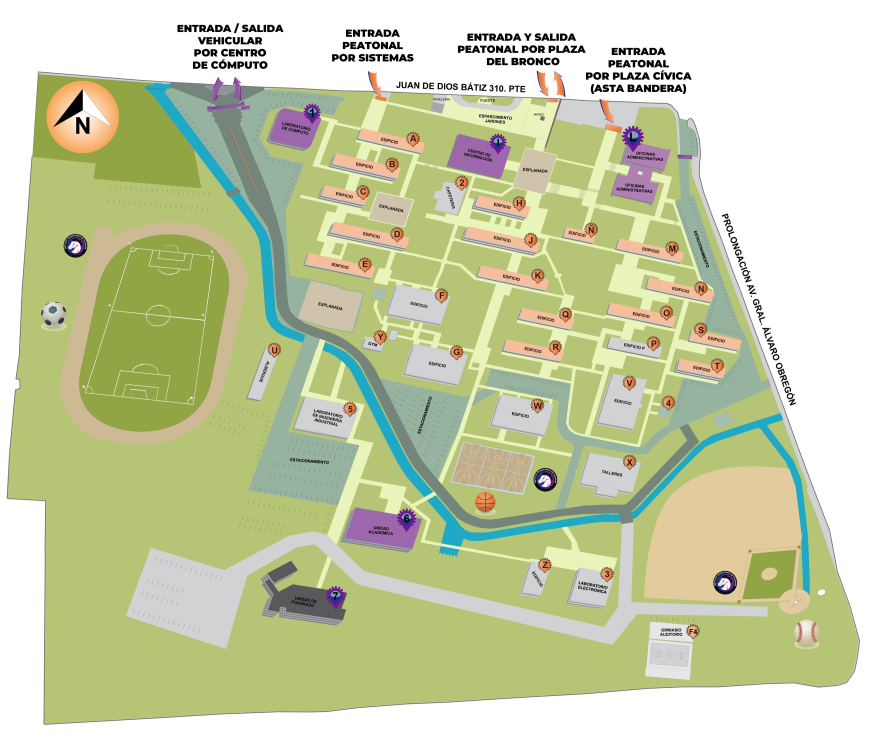
#> input picture assets/mapa-campus-base-v2.webp, 2620 x 2212 px, found by its file name (shown at 1/3 size)
$ python build-routes.py
#> lines starting #> are read from the running program, lines starting #| are printed output that depends on the picture; after the words box and inside, x2 and y2 are one past the last pixel; in counts of white or black regions, pixels touching at a corner belong together
from pathlib import Path
from PIL import Image,ImageDraw
import numpy as np
from scipy import ndimage
import json,math,heapq,hashlib,time,argparse,zlib
ROOT=Path('.')
parser=argparse.ArgumentParser(description='Extract routes from the exact raster walkway pixels; development dependencies: numpy, scipy, Pillow.')
parser.add_argument('--source',default='assets/mapa-campus-base-v2.webp')
parser.add_argument('--locations',default='data/locations.json')
parser.add_argument('--output-dir',default='data')
parser.add_argument('--debug-dir',default='work')
args=parser.parse_args()
SOURCE=Path(args.source);OUT=Path(args.output_dir);DEBUG=Path(args.debug_dir)
OUT.mkdir(parents=True,exist_ok=True);DEBUG.mkdir(parents=True,exist_ok=True)
SCALE=1720/4096
DOWNSAMPLE=2
start=time.time()
source=np.array(Image.open(SOURCE).convert('RGB'))
h,w,_=source.shape
crop_width=min(w,2620)
a=source[:,:crop_width].astype(np.int16)
# Exact source pigment and nearby anti-aliased/compressed pixels, excluding
# exterior white, building grey, grass and the blue drainage channel.
mask=(abs(a[:,:,0]-233)<=18)&(abs(a[:,:,1]-244)<=16)&(abs(a[:,:,2]-186)<=24)&(a[:,:,0]-a[:,:,2]>27)&(a[:,:,1]-a[:,:,0]>=-1)&(a[:,:,1]-a[:,:,0]<=25)
# Repair only very small fully enclosed compression holes, never a courtyard.
labels,count=ndimage.label(~mask)
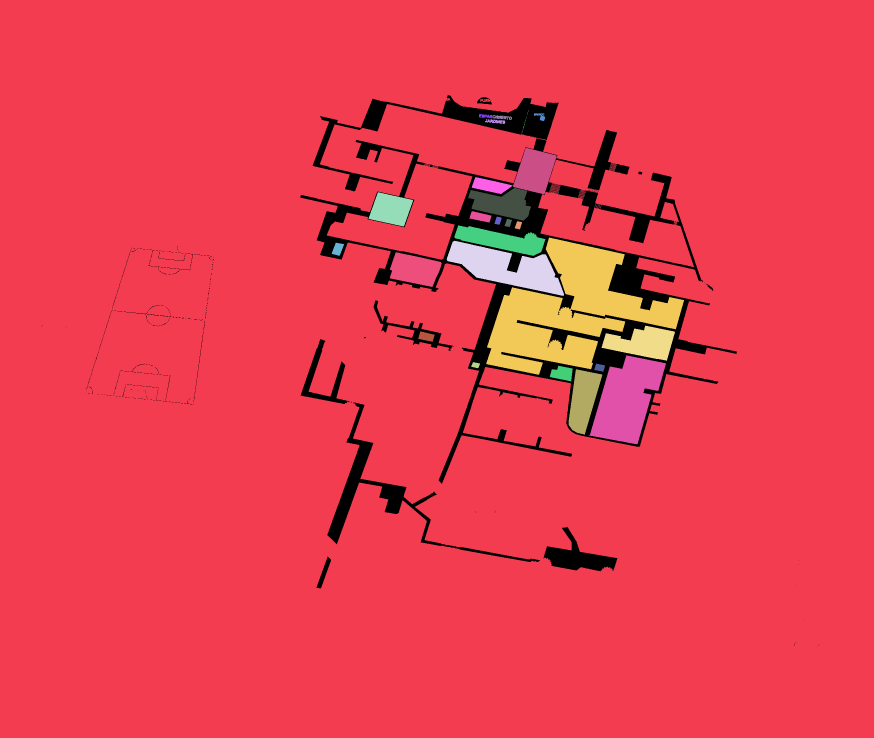
#> labels: shape (2212, 2620) int32 (shown at 1/3 size); 93 distinct labels, from 0 to 92; one colour per label, 0 black
#> count = 92
areas=np.bincount(labels.ravel())
#> areas = 93 values, max 5284861 at index 1, min 1 at index 10, mean 62316.6
repair=(areas<=12);repair[0]=False
mask=mask|repair[labels]
# Beige explanadas are explicitly pedestrian floors, not gardens. Limit
# classification to these photographed courtyard rectangles and their pigment.
plazas=[{'id':'plaza-civica-floor','type':'visible-plaza','bbox':[1530,430,1685,590]}, {'id':'plaza-c-floor','type':'visible-plaza','bbox':[1090,565,1250,680]}, {'id':'plaza-west-f-floor','type':'visible-plaza','bbox':[890,830,1100,995]}]
plaza_color=(abs(a[:,:,0]-207)<=20)&(abs(a[:,:,1]-195)<=20)&(abs(a[:,:,2]-171)<=20)&(a[:,:,0]-a[:,:,1]>=3)&(a[:,:,1]-a[:,:,2]>=12)
for annotation in plazas:
 x1,y1,x2,y2=annotation['bbox'];mask[y1:y2,x1:x2]|=plaza_color[y1:y2,x1:x2]
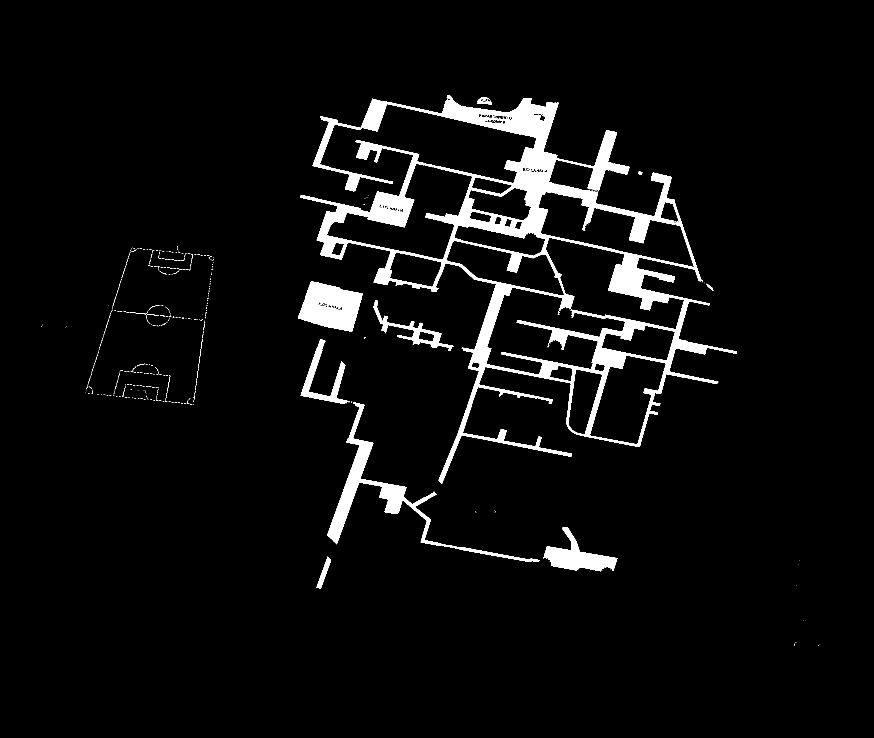
#> mask: shape (2212, 2620) bool (shown at 1/3 size); 4.9% white; 573 white regions (532 under 20 px), largest, box (x1, y1, x2, y2) and area: (901, 390, 2210, 1452) 171063, (938, 286, 1676, 574) 33477, (982, 1207, 1620, 1686) 23957
# Only these photographed staircase markings may repair grey pigment stripes.
annotations=[
 {'id':'steps-b-library','type':'visible-stairs','bbox':[1238,478,1323,516]},
 {'id':'steps-plaza-west','type':'visible-stairs','bbox':[1630,535,1700,602]},
 {'id':'steps-plaza-east','type':'visible-stairs','bbox':[1715,545,1775,615]},
 {'id':'steps-north-n','type':'visible-stairs','bbox':[1765,590,1830,640]},
 {'id':'steps-offices','type':'visible-stairs','bbox':[1795,480,1870,540]},
]
annotations.extend(plazas)
closed=ndimage.binary_closing(mask,structure=np.ones((3,3)),iterations=2)
for annotation in [x for x in annotations if x['type']=='visible-stairs']:
 x1,y1,x2,y2=annotation['bbox'];mask[y1:y2,x1:x2]|=closed[y1:y2,x1:x2]
# Thin grey outline between two photographed cream plaza floors, not a wall.
# The connected floor is separated by a 1–2px printing border at source1610,414.
plaza_border=ndimage.binary_closing(mask,structure=np.ones((3,3)),iterations=2)
mask[390:445,1570:1640]|=plaza_border[390:445,1570:1640]
annotations.append({'id':'bronco-plaza-outline','type':'visible-plaza-threshold','bbox':[1570,390,1640,445],'note':'Borde gris fino impreso entre pisos crema contiguos.'})
# Explicit photographed stair centreline; grey rungs at x1306 extend beyond
# the first visual estimate of the small staircase bounding box.
stair_line=Image.new('L',(crop_width,h));ImageDraw.Draw(stair_line).line([(1255,487),(1311,500)],fill=255,width=5)
mask|=np.array(stair_line)>0
annotations[0]['sourcePixelPolyline']=[[1255,487],[1311,500]];annotations[0]['widthPixels']=5
# Facing ends of the visible UA bridge and the opposite pedestrian path.
# Only grey avenue pixels inside a 9px band can be added, never blue or grass.
road=Image.new('L',(crop_width,h));rd=ImageDraw.Draw(road)
road_points=[(1301,1481),(1325,1451)]
rd.line(road_points,fill=255,width=9)
road_zone=np.array(road)>0
gray_avenue=(a[:,:,0]>=90)&(a[:,:,0]<=215)&(a[:,:,1]>=105)&(a[:,:,1]<=230)&(a[:,:,2]>=90)&(a[:,:,2]<=215)&(abs(a[:,:,1]-a[:,:,0])<=35)&(a[:,:,1]-a[:,:,2]<=45)
added_road=road_zone&gray_avenue
mask|=added_road
# The printed orange Z pin occludes 13.4 source pixels of the same walkway.
# This 3px band stays above the roof, with endpoints on verified cream floors.
symbol_image=Image.new('L',(crop_width,h));ImageDraw.Draw(symbol_image).line([(1618,1680),(1630,1674)],fill=255,width=3)
symbol_zone=np.array(symbol_image)>0
mask|=symbol_zone

annotations.append({'id':'ua-facing-avenue-crossing','type':'provisional-road-crossing','sourcePixelPolyline':road_points,'widthPixels':9,'note':'Cruce corto de avenida entre puente visible y pasillo enfrentado; por confirmar en campo.'})
annotations.append({'id':'z-marker-occlusion','type':'provisional-symbol-occlusion','sourcePixelPolyline':[[1618,1680],[1630,1674]],'widthPixels':3,'note':'Paso oculto por el marcador Z en el plano; conexión aproximada por confirmar.'})
visible_bridges=[{'id':'ua-canal-bridge','type':'visible-bridge','sourcePixelPolyline':[[1234,1513],[1301,1481]],'widthPixels':17}]
maskfile=OUT/'navigation-mask.bin'
maskfile.write_bytes(zlib.compress(np.packbits(mask.ravel()).tobytes(),9))
# The pale upper zone is explicitly labelled JARDINES in the source. Keep
# only its perimeter routes and exclude the labelled garden core.
mask[340:383,1357:1550]=False
annotations.append({'id':'upper-garden-exclusion','type':'excluded-garden','bbox':[1357,340,1550,383]})
# Rewrite after exclusions so the CI bitset matches the final mask exactly.
maskfile.write_bytes(zlib.compress(np.packbits(mask.ravel()).tobytes(),9))
Image.fromarray((mask*255).astype('uint8')).save(DEBUG/'raster-walkway-mask.png')
# Prefer image centre pixels. Every final segment is validated against full mask.
small=mask[1::DOWNSAMPLE,1::DOWNSAMPLE]
labels,count=ndimage.label(small,np.ones((3,3),int));areas=np.bincount(labels.ravel());areas[0]=0
#> after `labels, count = ndimage.label(small, np.ones((3, 3), int))`:
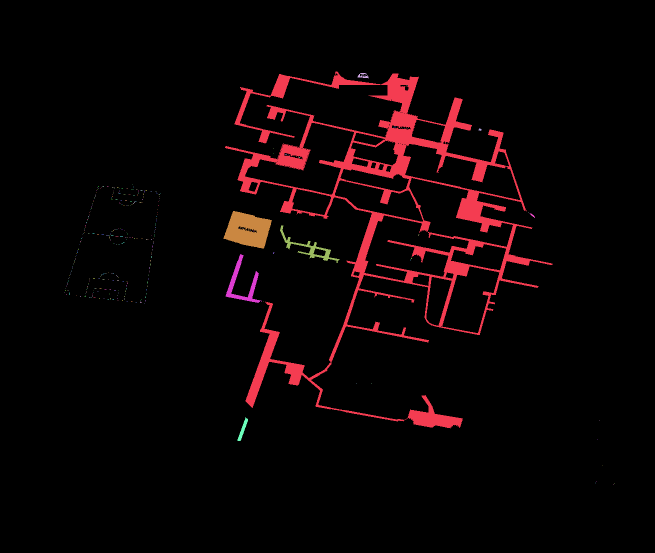
#> labels: shape (1106, 1310) int32 (shown at 1/2 size); 341 distinct labels, from 0 to 340; one colour per label, 0 black
#> after `labels, count = ndimage.label(small, np.ones((3, 3), int))`: count = 340
#> after `areas = np.bincount(labels.ravel())`: areas = 341 values, max 1379447 at index 0, min 1 at index 3, mean 4248.9
print('Cream components',sorted(areas[1:].tolist(),reverse=True)[:20],flush=True)
#| Cream components [60557, 4765, 1632, 1318, 320, 117, 31, 21, 6, 6, 6, 6, 6, 6, 5, 5, 5, 5, 5, 5]
# Retain components large enough to be actual paths; disconnected components
# are not automatically bridged across roads or the canal.
small=small&(areas[labels]>=18)

def thin(img):
 img=np.pad(img.astype(np.uint8),1)
 while True:
  changed=False
  for phase in (0,1):
   p=img[1:-1,1:-1];p2=img[:-2,1:-1];p3=img[:-2,2:];p4=img[1:-1,2:];p5=img[2:,2:];p6=img[2:,1:-1];p7=img[2:,:-2];p8=img[1:-1,:-2];p9=img[:-2,:-2]
   ns=(p2,p3,p4,p5,p6,p7,p8,p9);n=sum(ns);trans=sum(((ns[i]==0)&(ns[(i+1)%8]==1)).astype(np.uint8)for i in range(8))
   if phase==0:c1=p2*p4*p6==0;c2=p4*p6*p8==0
   else:c1=p2*p4*p8==0;c2=p2*p6*p8==0
   remove=(p==1)&(n>=2)&(n<=6)&(trans==1)&c1&c2
   if remove.any():p[remove]=0;changed=True
  if not changed:return img[1:-1,1:-1].astype(bool)
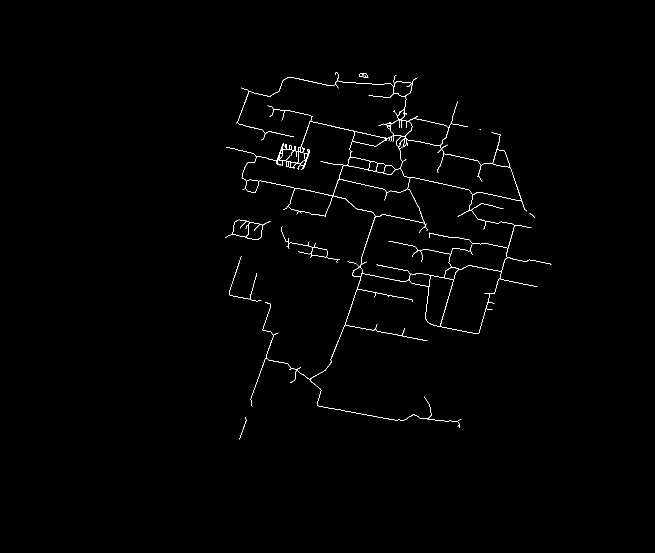
#> p: shape (1106, 1310) (shown at 1/2 size); values 0 (black) and 1 (white), 0.67% white in thin lines or dots, all inside (x1, y1, x2, y2) = (450, 145, 1103, 879)
skeleton=thin(small)
print('Skeleton pixels',int(skeleton.sum()),'elapsed',round(time.time()-start,1),flush=True)
Image.fromarray((skeleton*255).astype('uint8')).save(DEBUG/'raster-walkway-skeleton.png')

def sourcept(p):return(p[0]*DOWNSAMPLE+1,p[1]*DOWNSAMPLE+1)
def valid_line(p,q):
 # Exact nearest-pixel supercover: test every crossed pixel cell and boundary,
 # rather than assuming one sampling density proves a different CI density.
 ts=[0.,1.]
 for axis in (0,1):
  delta=q[axis]-p[axis]
  if abs(delta)<1e-12:continue
  low,high=sorted([p[axis],q[axis]])
  for boundary in np.arange(math.floor(low)+.5,high+.5,1):
   t=(boundary-p[axis])/delta
   if 0<t<1:ts.append(t)
 ts=sorted(set(ts));samples=ts+[(a+b)/2 for a,b in zip(ts,ts[1:])]
 for t in samples:
  xx=p[0]+(q[0]-p[0])*t;yy=p[1]+(q[1]-p[1])*t
  # At a half-pixel boundary both nearest cells are required. At a corner
  # require all four, so Python ties-to-even, JS ties-up and floating-point
  # perturbations cannot select an unvalidated neighbouring pixel.
  xs=[math.floor(xx+.5)];ys=[math.floor(yy+.5)]
  if abs((xx-math.floor(xx))-.5)<1e-9:xs=[math.floor(xx),math.ceil(xx)]
  if abs((yy-math.floor(yy))-.5)<1e-9:ys=[math.floor(yy),math.ceil(yy)]
  for x in xs:
   for y in ys:
    if x<0 or x>=mask.shape[1]or y<0 or y>=mask.shape[0]or not mask[y,x]:return False
 return True

pts={(int(x),int(y))for y,x in np.argwhere(skeleton)}
#> pts = 9709 items
adj={p:set()for p in pts}
#> adj = 9709 items
for p in pts:
 x,y=p
 for dx,dy in [(1,0),(0,1),(1,1),(-1,1)]:
  q=(x+dx,y+dy)
  if q not in pts:continue
  # Drop redundant diagonals inside a 2x2 corner to reduce junction cliques.
  # Prune a redundant diagonal only when the complete orthogonal alternative
  # is present and source-mask-valid, preserving staircase connectivity.
  if dx and dy:
   corners=[(x+dx,y),(x,y+dy)]
   if any(r in pts and valid_line(sourcept(p),sourcept(r))and valid_line(sourcept(r),sourcept(q))for r in corners):continue
  if valid_line(sourcept(p),sourcept(q)):adj[p].add(q);adj[q].add(p)
#> this loop made 9709 passes
#> (x, y) on passes 1 to 3: (1000, 492), (623, 505), (733, 148)
# Classify actual connected paths. Keep all useful components for destination
# matching; routing honestly reports lack of a connected origin when needed.
groups=[];left=set(pts)
#> after `left = set(pts)`: left = 9709 items
while left:
 seed=min(left);stack=[seed];group=set()
 while stack:
  p=stack.pop()
  if p in group:continue
  group.add(p);stack.extend(adj[p]-group)
 left-=group;groups.append(group)
#> this loop made 37 passes
#> after the loop, groups = 37 items
groups.sort(key=lambda g:-len(g))
print('Skeleton components',[len(g)for g in groups[:20]],flush=True)
#| Skeleton components [7869, 879, 305, 275, 209, 51, 47, 15, 4, 4, 4, 3, 3, 3, 3, 3, 3, 3, 3, 2]
# Remove tiny isolated markings and text-like fragments.
keep=set().union(*(g for g in groups if len(g)>=25))
#> keep = 9635 items
adj={p:adj[p]&keep for p in keep}
#> adj = 9635 items
# Degree-2 chains become polylines; simplify only with a line wholly in the
# source path mask, so turns around buildings cannot be shortcut through grass.
key={p for p in keep if len(adj[p])!=2}
#> key = 441 items
for g in groups:
 g=g&keep
 if g and not g&key:key.add(min(g))
#> this loop made 37 passes
visited=set();chains=[]
for p in sorted(key):
 for q in sorted(adj[p]):
  edge=frozenset((p,q))
  if edge in visited:continue
  visited.add(edge);chain=[p,q];prev,cur=p,q
  while cur not in key:
   nxt=next(iter(adj[cur]-{prev}));visited.add(frozenset((cur,nxt)));chain.append(nxt);prev,cur=cur,nxt
  chains.append(chain)
#> this loop made 441 passes
#> p on passes 1 to 3: (450, 475), (452, 294), (465, 468)
#> after the loop, chains = 491 items; visited = 9685 items
# Greedy centreline-aware simplification, maximum 24 source pixels per link.
segments=[]
for chain in chains:
 i=0
 while i<len(chain)-1:
  j=i+1
  while j+1<len(chain)and math.dist(sourcept(chain[i]),sourcept(chain[j+1]))<=24 and valid_line(sourcept(chain[i]),sourcept(chain[j+1])):j+=1
  segments.append((chain[i],chain[j]));i=j
#> this loop made 491 passes
#> chain on passes 5, 41, 42: [(472, 246), (473, 245), (474, 245), (475, 245)], [(552, 326), (552, 325), (552, 324), (553, 324)], [(553, 321), (553, 322), (553, 323)]
nodes={};idx={};edges=[]
def add(p):
 if p not in idx:
  name='raster-'+str(len(idx));idx[p]=name;sp=sourcept(p);nodes[name]=[sp[0]*SCALE,sp[1]*SCALE]
 return idx[p]
for p,q in segments:
 if p==q:continue
 a,b=add(p),add(q)
 if[a,b]not in edges and[b,a]not in edges:edges.append([a,b])
#> this loop made 1176 passes
#> (p, q) on passes 1 to 3: ((450, 475), (460, 470)), ((460, 470), (465, 468)), ((452, 294), (463, 296))
# Skeletonization may leave two centreline branches disconnected at a tight
# corner. Rejoin only through an explicit 4-neighbour path in the SAME full-
# resolution authorized mask component; no pixel is added to the mask here.
from scipy.spatial import cKDTree
full_components,_=ndimage.label(mask)
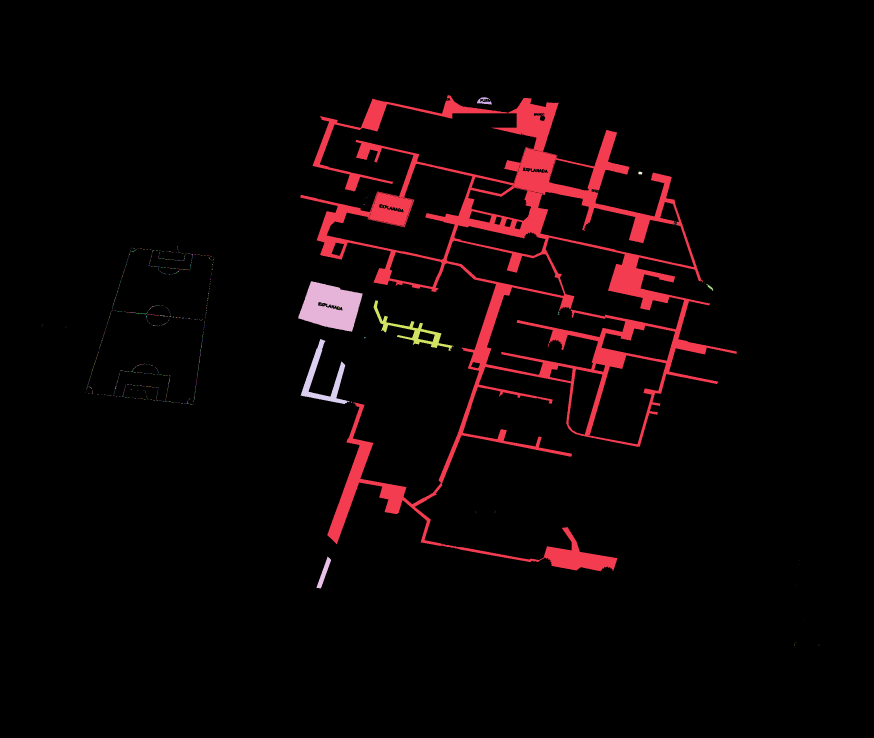
#> full_components: shape (2212, 2620) int32 (shown at 1/3 size); 669 distinct labels, from 0 to 668; one colour per label, 0 black
def graph_groups():
 ga={n:set()for n in nodes}
 for aa,bb in edges:ga[aa].add(bb);ga[bb].add(aa)
 remaining=set(nodes);gg=[]
 while remaining:
  stack=[min(remaining)];group=set()
  while stack:
   n=stack.pop()
   if n in group:continue
   group.add(n);stack.extend(ga[n]-group)
  remaining-=group;gg.append(group)
 return sorted(gg,key=lambda x:-len(x))
def pixel(n):return tuple(int(round(v/SCALE))for v in nodes[n])
def astar(p,q):
 pad=20;x1=max(0,min(p[0],q[0])-pad);x2=min(crop_width-1,max(p[0],q[0])+pad);y1=max(0,min(p[1],q[1])-pad);y2=min(h-1,max(p[1],q[1])+pad)
 queue=[(math.dist(p,q),0,p)];dist={p:0};prev={}
 while queue:
  _,d,u=heapq.heappop(queue)
  if d!=dist[u]:continue
  if u==q:
   path=[u]
   while path[-1]!=p:path.append(prev[path[-1]])
   return path[::-1]
  for dx,dy in[(1,0),(-1,0),(0,1),(0,-1)]:
   v=(u[0]+dx,u[1]+dy)
   if not(x1<=v[0]<=x2 and y1<=v[1]<=y2)or not mask[v[1],v[0]]:continue
   nd=d+1
   if nd<dist.get(v,1e99):dist[v]=nd;prev[v]=u;heapq.heappush(queue,(nd+math.dist(v,q),nd,v))
 return None
repairs=0
while True:
 gg=graph_groups();main=gg[0];tree=cKDTree([pixel(n)for n in sorted(main)]);mainlist=sorted(main);best=None
 for group in gg[1:]:
  gl=sorted(group);ds,inds=tree.query([pixel(n)for n in gl])
  for k in np.argsort(ds)[:12]:
   if ds[k]>50:break
   aa,bb=gl[int(k)],mainlist[int(inds[k])];p,q=pixel(aa),pixel(bb)
   if full_components[p[1],p[0]]!=full_components[q[1],q[0]]:continue
   path=astar(p,q)
   if path is not None and(best is None or len(path)<len(best[2])):best=(aa,bb,path)
 if best is None:break
 aa,bb,path=best;previous=aa
 for point in path[1:-1]:
  n='repair-'+str(repairs);repairs+=1;nodes[n]=[point[0]*SCALE,point[1]*SCALE];edges.append([previous,n]);previous=n
 edges.append([previous,bb])
print('Full-mask centreline corner repair nodes',repairs,flush=True)
#| Full-mask centreline corner repair nodes 3
# Route portals are attached only to cream pixels at the nearest visible edge;
# no segment is allowed to cross a building polygon or other non-walkway area.
locpath=Path(args.locations)
if not locpath.exists():
 print('Waiting for calibrated locations; writing raw graph.',flush=True)
#> (the run stopped early here; a loop or call above may not have finished)
